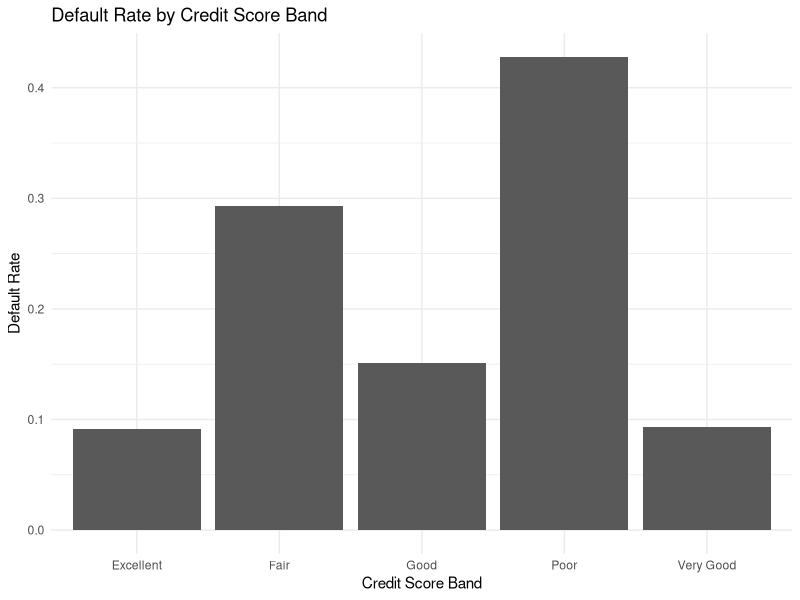
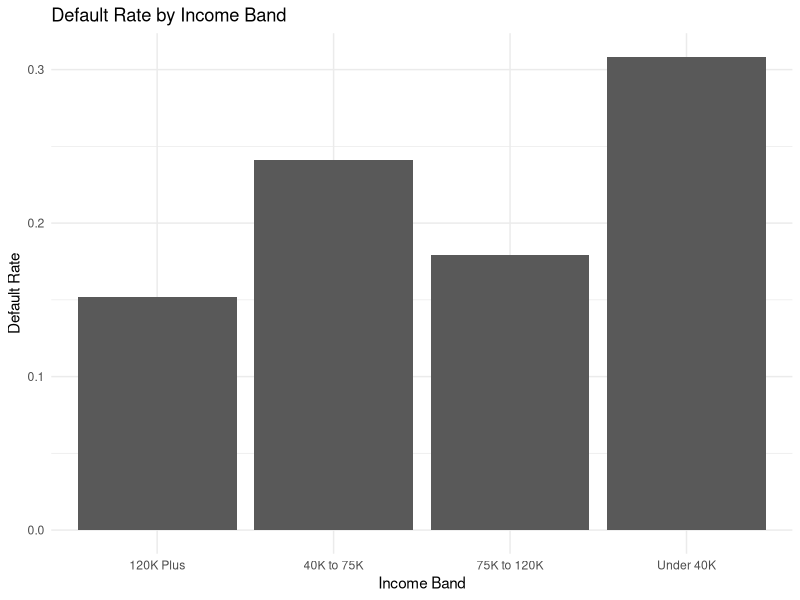
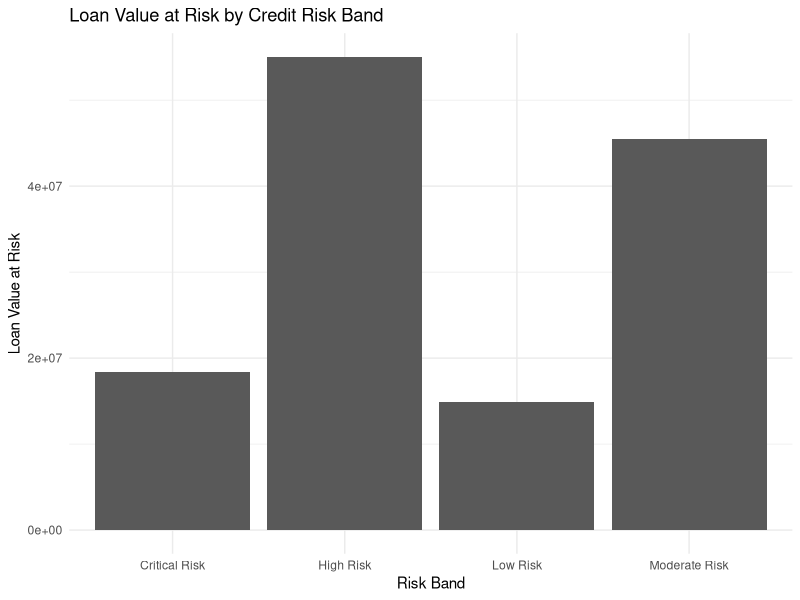
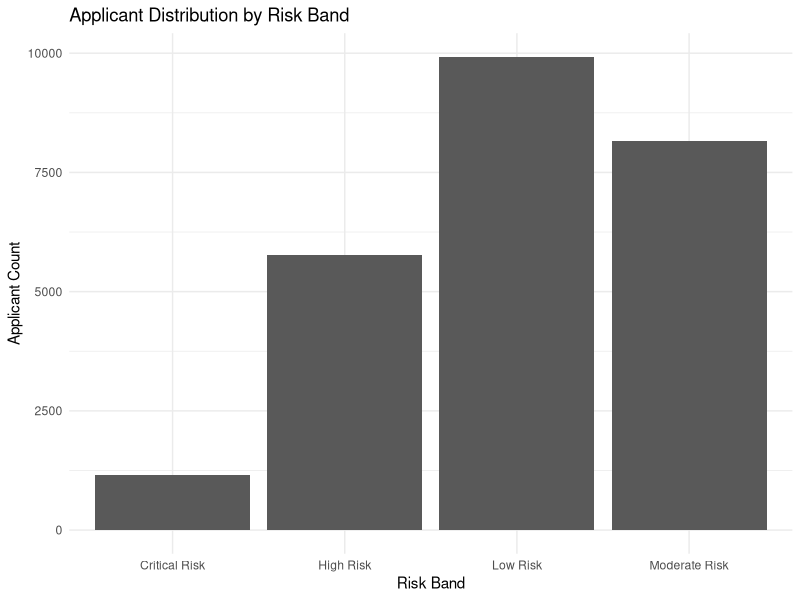
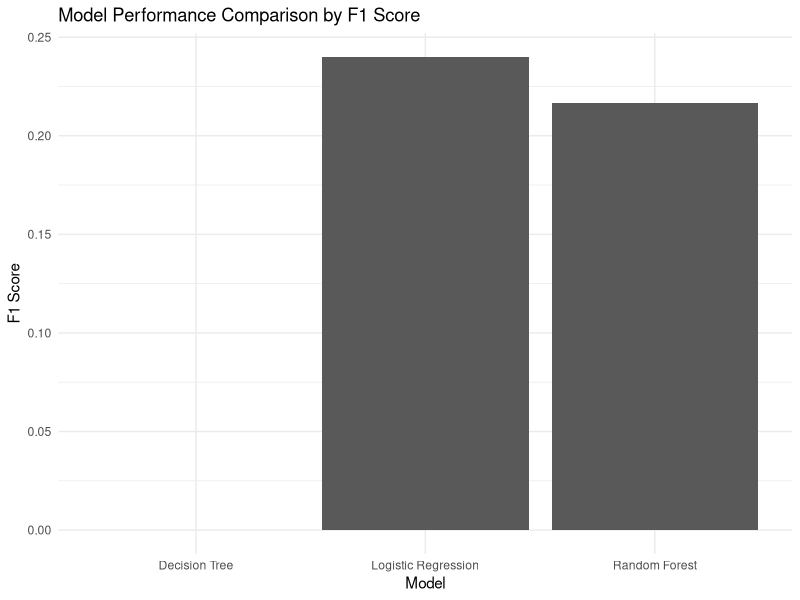
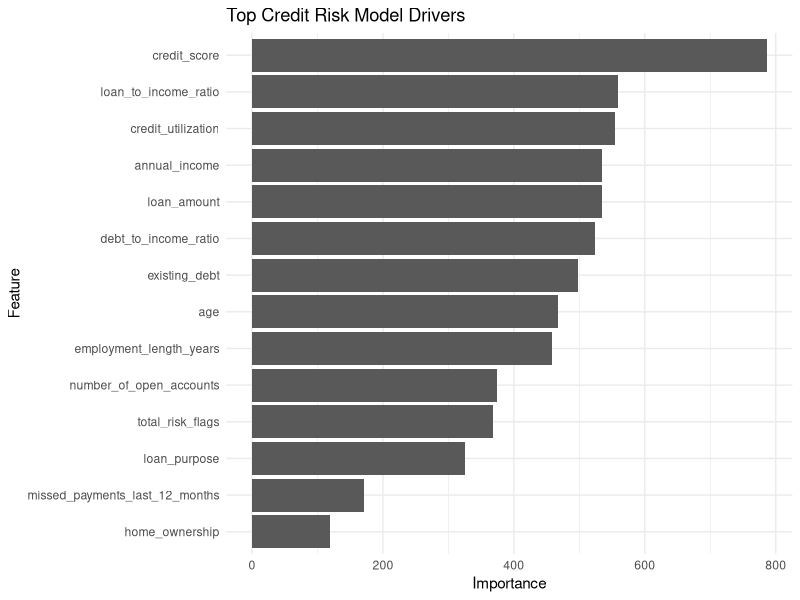
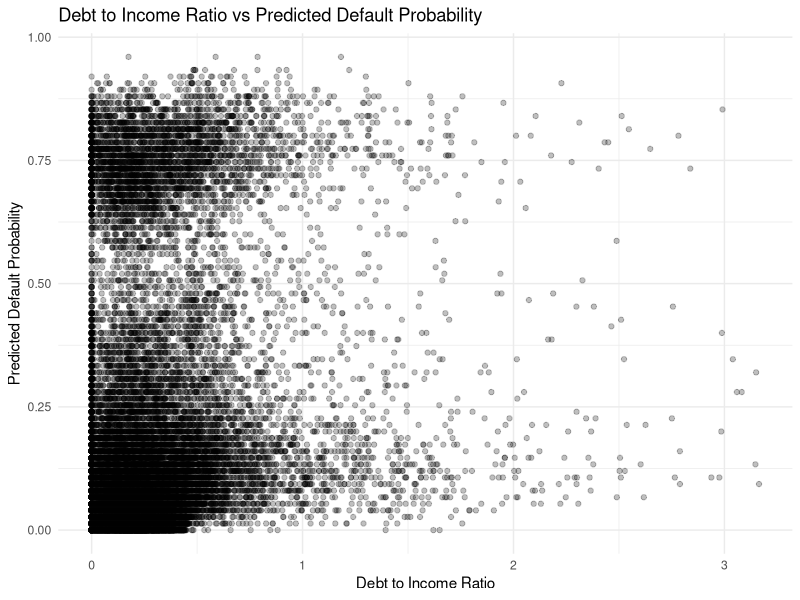
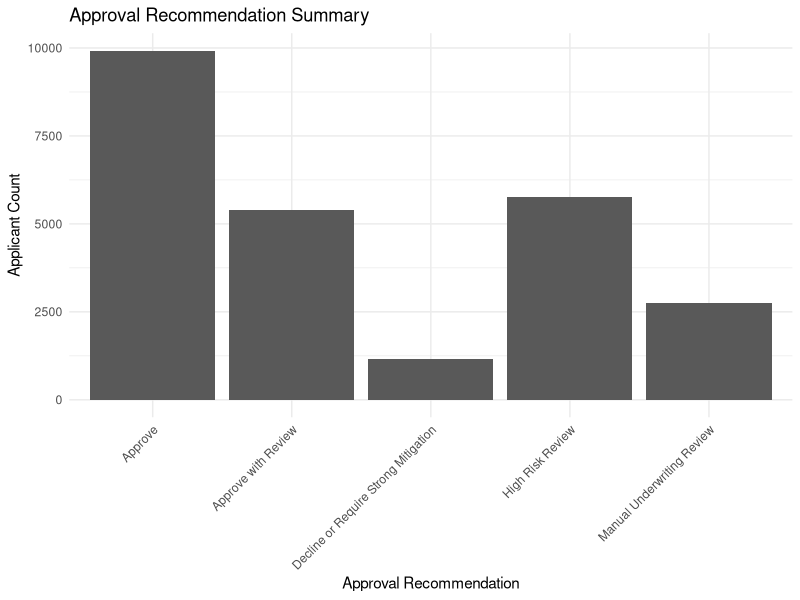

These figures' R source, in order:
# Credit Risk Modeling and Loan Default Prediction in R
# Project: 02_Credit_Risk_Modeling_R

packages <- c("dplyr", "readr", "tibble", "caret", "randomForest", "rpart", "ggplot2")

installed_packages <- rownames(installed.packages())

for (pkg in packages) {
  if (!(pkg %in% installed_packages)) {
    install.packages(pkg)
  }
}

library(dplyr)
library(readr)
library(tibble)
library(caret)
library(randomForest)
library(rpart)
library(ggplot2)

dir.create("02_Credit_Risk_Modeling_R/data/raw", recursive = TRUE, showWarnings = FALSE)
dir.create("02_Credit_Risk_Modeling_R/data/cleaned", recursive = TRUE, showWarnings = FALSE)
dir.create("02_Credit_Risk_Modeling_R/images", recursive = TRUE, showWarnings = FALSE)
dir.create("02_Credit_Risk_Modeling_R/outputs", recursive = TRUE, showWarnings = FALSE)

set.seed(42)

num_loans <- 25000

loan_data <- tibble(
  applicant_id = 1:num_loans,
  age = sample(21:72, num_loans, replace = TRUE),
  annual_income = round(pmax(rnorm(num_loans, mean = 78000, sd = 32000), 18000), 2),
  credit_score = round(pmin(pmax(rnorm(num_loans, mean = 680, sd = 75), 300), 850), 0),
  loan_amount = round(pmax(rnorm(num_loans, mean = 23500, sd = 12500), 1000), 2),
  employment_length_years = sample(0:30, num_loans, replace = TRUE),
  existing_debt = round(pmax(rnorm(num_loans, mean = 18000, sd = 14000), 0), 2),
  number_of_open_accounts = sample(1:18, num_loans, replace = TRUE),
  missed_payments_last_12_months = rpois(num_loans, lambda = 0.8),
  credit_utilization = round(pmin(pmax(rnorm(num_loans, mean = 0.42, sd = 0.22), 0), 1), 3),
  loan_purpose = sample(
    c("Debt Consolidation", "Home Improvement", "Medical", "Small Business", "Auto", "Personal"),
    num_loans,
    replace = TRUE,
    prob = c(0.34, 0.18, 0.10, 0.14, 0.12, 0.12)
  ),
  home_ownership = sample(
    c("Rent", "Mortgage", "Own"),
    num_loans,
    replace = TRUE,
    prob = c(0.42, 0.45, 0.13)
  )
)

loan_data <- loan_data %>%
  mutate(
    debt_to_income_ratio = round(existing_debt / annual_income, 3),
    loan_to_income_ratio = round(loan_amount / annual_income, 3),
    credit_score_band = case_when(
      credit_score < 580 ~ "Poor",
      credit_score < 670 ~ "Fair",
      credit_score < 740 ~ "Good",
      credit_score < 800 ~ "Very Good",
      TRUE ~ "Excellent"
    ),
    income_band = case_when(
      annual_income < 40000 ~ "Under 40K",
      annual_income < 75000 ~ "40K to 75K",
      annual_income < 120000 ~ "75K to 120K",
      TRUE ~ "120K Plus"
    )
  )

loan_data <- loan_data %>%
  mutate(
    default_probability =
      0.04 +
      if_else(credit_score < 580, 0.28, 0) +
      if_else(credit_score >= 580 & credit_score < 670, 0.14, 0) +
      if_else(debt_to_income_ratio > 0.45, 0.14, 0) +
      if_else(loan_to_income_ratio > 0.40, 0.10, 0) +
      if_else(missed_payments_last_12_months >= 2, 0.16, 0) +
      if_else(credit_utilization > 0.70, 0.12, 0) +
      if_else(employment_length_years < 2, 0.08, 0) +
      if_else(loan_purpose == "Small Business", 0.07, 0) +
      if_else(home_ownership == "Rent", 0.05, 0) -
      if_else(credit_score >= 740, 0.08, 0) -
      if_else(employment_length_years >= 10, 0.04, 0) -
      if_else(home_ownership == "Own", 0.03, 0),
    default_probability = pmin(pmax(default_probability, 0.01), 0.90),
    defaulted = rbinom(num_loans, size = 1, prob = default_probability),
    loan_value_at_risk = if_else(defaulted == 1, loan_amount, 0),
    dti_risk_flag = if_else(debt_to_income_ratio > 0.45, 1, 0),
    utilization_risk_flag = if_else(credit_utilization > 0.70, 1, 0),
    missed_payment_risk_flag = if_else(missed_payments_last_12_months >= 2, 1, 0),
    low_credit_score_flag = if_else(credit_score < 670, 1, 0),
    high_loan_to_income_flag = if_else(loan_to_income_ratio > 0.40, 1, 0),
    total_risk_flags =
      dti_risk_flag +
      utilization_risk_flag +
      missed_payment_risk_flag +
      low_credit_score_flag +
      high_loan_to_income_flag,
    risk_band = case_when(
      default_probability < 0.15 ~ "Low Risk",
      default_probability < 0.30 ~ "Moderate Risk",
      default_probability < 0.50 ~ "High Risk",
      TRUE ~ "Critical Risk"
    ),
    approval_recommendation = case_when(
      risk_band == "Low Risk" ~ "Approve",
      risk_band == "Moderate Risk" & loan_amount <= 30000 ~ "Approve with Review",
      risk_band == "Moderate Risk" ~ "Manual Underwriting Review",
      risk_band == "High Risk" ~ "High Risk Review",
      TRUE ~ "Decline or Require Strong Mitigation"
    )
  )

write_csv(
  loan_data,
  "02_Credit_Risk_Modeling_R/data/raw/loan_applicants_25000_rows.csv"
)

credit_score_summary <- loan_data %>%
  group_by(credit_score_band) %>%
  summarise(
    total_applicants = n(),
    defaulted_applicants = sum(defaulted),
    default_rate = round(mean(defaulted), 4),
    average_loan_amount = round(mean(loan_amount), 2),
    total_loan_value = round(sum(loan_amount), 2),
    loan_value_at_risk = round(sum(loan_value_at_risk), 2),
    average_default_probability = round(mean(default_probability), 4),
    .groups = "drop"
  ) %>%
  arrange(desc(default_rate))

income_band_summary <- loan_data %>%
  group_by(income_band) %>%
  summarise(
    total_applicants = n(),
    defaulted_applicants = sum(defaulted),
    default_rate = round(mean(defaulted), 4),
    average_income = round(mean(annual_income), 2),
    average_debt_to_income = round(mean(debt_to_income_ratio), 4),
    total_loan_value = round(sum(loan_amount), 2),
    loan_value_at_risk = round(sum(loan_value_at_risk), 2),
    .groups = "drop"
  ) %>%
  arrange(desc(default_rate))

risk_band_summary <- loan_data %>%
  group_by(risk_band) %>%
  summarise(
    total_applicants = n(),
    defaulted_applicants = sum(defaulted),
    default_rate = round(mean(defaulted), 4),
    average_default_probability = round(mean(default_probability), 4),
    total_loan_value = round(sum(loan_amount), 2),
    loan_value_at_risk = round(sum(loan_value_at_risk), 2),
    average_risk_flags = round(mean(total_risk_flags), 2),
    .groups = "drop"
  ) %>%
  arrange(desc(average_default_probability))

approval_summary <- loan_data %>%
  group_by(approval_recommendation) %>%
  summarise(
    total_applicants = n(),
    defaulted_applicants = sum(defaulted),
    default_rate = round(mean(defaulted), 4),
    total_loan_value = round(sum(loan_amount), 2),
    loan_value_at_risk = round(sum(loan_value_at_risk), 2),
    average_default_probability = round(mean(default_probability), 4),
    .groups = "drop"
  ) %>%
  arrange(desc(loan_value_at_risk))

write_csv(loan_data, "02_Credit_Risk_Modeling_R/data/cleaned/loan_applicants_scored.csv")
write_csv(credit_score_summary, "02_Credit_Risk_Modeling_R/data/cleaned/credit_score_summary.csv")
write_csv(income_band_summary, "02_Credit_Risk_Modeling_R/data/cleaned/income_band_summary.csv")
write_csv(risk_band_summary, "02_Credit_Risk_Modeling_R/data/cleaned/risk_band_summary.csv")
write_csv(approval_summary, "02_Credit_Risk_Modeling_R/data/cleaned/approval_recommendation_summary.csv")

model_data <- loan_data %>%
  mutate(
    defaulted = factor(defaulted, levels = c(0, 1), labels = c("No", "Yes")),
    loan_purpose = as.factor(loan_purpose),
    home_ownership = as.factor(home_ownership)
  )

train_index <- createDataPartition(model_data$defaulted, p = 0.75, list = FALSE)

train_data <- model_data[train_index, ]
test_data <- model_data[-train_index, ]

model_formula <- defaulted ~
  age +
  annual_income +
  credit_score +
  loan_amount +
  employment_length_years +
  existing_debt +
  number_of_open_accounts +
  missed_payments_last_12_months +
  credit_utilization +
  debt_to_income_ratio +
  loan_to_income_ratio +
  total_risk_flags +
  loan_purpose +
  home_ownership

train_control <- trainControl(method = "none")

logistic_model <- train(
  model_formula,
  data = train_data,
  method = "glm",
  family = "binomial",
  trControl = train_control
)

tree_model <- train(
  model_formula,
  data = train_data,
  method = "rpart",
  trControl = train_control
)

forest_model <- randomForest(
  model_formula,
  data = train_data,
  ntree = 75,
  importance = TRUE
)

logistic_predictions <- predict(logistic_model, newdata = test_data)
tree_predictions <- predict(tree_model, newdata = test_data)
forest_predictions <- predict(forest_model, newdata = test_data)

logistic_confusion <- confusionMatrix(logistic_predictions, test_data$defaulted, positive = "Yes")
tree_confusion <- confusionMatrix(tree_predictions, test_data$defaulted, positive = "Yes")
forest_confusion <- confusionMatrix(forest_predictions, test_data$defaulted, positive = "Yes")

model_performance <- tibble(
  model = c("Logistic Regression", "Decision Tree", "Random Forest"),
  accuracy = c(
    logistic_confusion$overall["Accuracy"],
    tree_confusion$overall["Accuracy"],
    forest_confusion$overall["Accuracy"]
  ),
  sensitivity_recall = c(
    logistic_confusion$byClass["Sensitivity"],
    tree_confusion$byClass["Sensitivity"],
    forest_confusion$byClass["Sensitivity"]
  ),
  specificity = c(
    logistic_confusion$byClass["Specificity"],
    tree_confusion$byClass["Specificity"],
    forest_confusion$byClass["Specificity"]
  ),
  precision = c(
    logistic_confusion$byClass["Precision"],
    tree_confusion$byClass["Precision"],
    forest_confusion$byClass["Precision"]
  ),
  f1_score = c(
    logistic_confusion$byClass["F1"],
    tree_confusion$byClass["F1"],
    forest_confusion$byClass["F1"]
  )
) %>%
  mutate(across(where(is.numeric), ~ round(.x, 4))) %>%
  arrange(desc(f1_score))

best_model_name <- model_performance$model[1]

best_predictions <- if (best_model_name == "Logistic Regression") {
  logistic_predictions
} else if (best_model_name == "Decision Tree") {
  tree_predictions
} else {
  forest_predictions
}

best_confusion <- confusionMatrix(best_predictions, test_data$defaulted, positive = "Yes")

forest_probabilities <- predict(forest_model, newdata = model_data, type = "prob")[, "Yes"]

loan_data$predicted_default_probability <- forest_probabilities

loan_data <- loan_data %>%
  mutate(
    predicted_risk_band = case_when(
      predicted_default_probability < 0.15 ~ "Low Risk",
      predicted_default_probability < 0.30 ~ "Moderate Risk",
      predicted_default_probability < 0.50 ~ "High Risk",
      TRUE ~ "Critical Risk"
    )
  )

feature_importance <- importance(forest_model) %>%
  as.data.frame() %>%
  rownames_to_column("feature") %>%
  arrange(desc(MeanDecreaseGini)) %>%
  rename(Overall = MeanDecreaseGini)

write_csv(model_performance, "02_Credit_Risk_Modeling_R/data/cleaned/model_performance_summary.csv")
write_csv(feature_importance, "02_Credit_Risk_Modeling_R/data/cleaned/feature_importance.csv")
write_csv(loan_data, "02_Credit_Risk_Modeling_R/data/cleaned/loan_applicants_scored.csv")

sink("02_Credit_Risk_Modeling_R/outputs/confusion_matrix.txt")
print(paste("Best Model:", best_model_name))
print(best_confusion)
sink()

default_by_credit_plot <- ggplot(credit_score_summary, aes(x = credit_score_band, y = default_rate)) +
  geom_col() +
  labs(
    title = "Default Rate by Credit Score Band",
    x = "Credit Score Band",
    y = "Default Rate"
  ) +
  theme_minimal()

ggsave(
  "02_Credit_Risk_Modeling_R/images/default_rate_by_credit_score_band.png",
  default_by_credit_plot,
  width = 10,
  height = 6,
  dpi = 300
)

default_by_income_plot <- ggplot(income_band_summary, aes(x = income_band, y = default_rate)) +
  geom_col() +
  labs(
    title = "Default Rate by Income Band",
    x = "Income Band",
    y = "Default Rate"
  ) +
  theme_minimal()

ggsave(
  "02_Credit_Risk_Modeling_R/images/default_rate_by_income_band.png",
  default_by_income_plot,
  width = 10,
  height = 6,
  dpi = 300
)

loan_value_at_risk_plot <- ggplot(risk_band_summary, aes(x = risk_band, y = loan_value_at_risk)) +
  geom_col() +
  labs(
    title = "Loan Value at Risk by Credit Risk Band",
    x = "Risk Band",
    y = "Loan Value at Risk"
  ) +
  theme_minimal()

ggsave(
  "02_Credit_Risk_Modeling_R/images/loan_value_at_risk_by_risk_band.png",
  loan_value_at_risk_plot,
  width = 10,
  height = 6,
  dpi = 300
)

risk_distribution_plot <- ggplot(loan_data, aes(x = risk_band)) +
  geom_bar() +
  labs(
    title = "Applicant Distribution by Risk Band",
    x = "Risk Band",
    y = "Applicant Count"
  ) +
  theme_minimal()

ggsave(
  "02_Credit_Risk_Modeling_R/images/credit_risk_distribution.png",
  risk_distribution_plot,
  width = 10,
  height = 6,
  dpi = 300
)

model_performance_plot <- ggplot(model_performance, aes(x = model, y = f1_score)) +
  geom_col() +
  labs(
    title = "Model Performance Comparison by F1 Score",
    x = "Model",
    y = "F1 Score"
  ) +
  theme_minimal()

ggsave(
  "02_Credit_Risk_Modeling_R/images/model_performance_comparison.png",
  model_performance_plot,
  width = 10,
  height = 6,
  dpi = 300
)

feature_importance_plot <- feature_importance %>%
  slice_max(Overall, n = 15) %>%
  ggplot(aes(x = reorder(feature, Overall), y = Overall)) +
  geom_col() +
  coord_flip() +
  labs(
    title = "Top Credit Risk Model Drivers",
    x = "Feature",
    y = "Importance"
  ) +
  theme_minimal()

ggsave(
  "02_Credit_Risk_Modeling_R/images/feature_importance_credit_risk.png",
  feature_importance_plot,
  width = 10,
  height = 6,
  dpi = 300
)

dti_default_plot <- ggplot(
  loan_data,
  aes(x = debt_to_income_ratio, y = predicted_default_probability)
) +
  geom_point(alpha = 0.25) +
  labs(
    title = "Debt to Income Ratio vs Predicted Default Probability",
    x = "Debt to Income Ratio",
    y = "Predicted Default Probability"
  ) +
  theme_minimal()

ggsave(
  "02_Credit_Risk_Modeling_R/images/debt_to_income_vs_default.png",
  dti_default_plot,
  width = 10,
  height = 6,
  dpi = 300
)

approval_plot <- ggplot(approval_summary, aes(x = approval_recommendation, y = total_applicants)) +
  geom_col() +
  labs(
    title = "Approval Recommendation Summary",
    x = "Approval Recommendation",
    y = "Applicant Count"
  ) +
  theme_minimal() +
  theme(axis.text.x = element_text(angle = 45, hjust = 1))

ggsave(
  "02_Credit_Risk_Modeling_R/images/approval_recommendation_summary.png",
  approval_plot,
  width = 12,
  height = 6,
  dpi = 300
)

print("Credit risk modeling project completed.")
print(paste("Rows created:", nrow(loan_data)))
print(paste("Default rate:", round(mean(loan_data$defaulted == 1) * 100, 2), "%"))
print(paste("Best model:", best_model_name))
print("Files saved to data, images, and outputs folders.")
